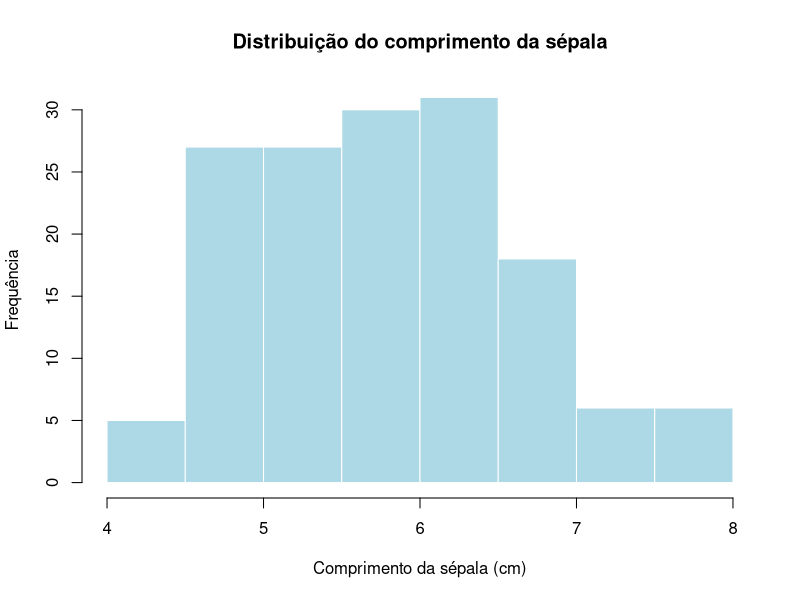
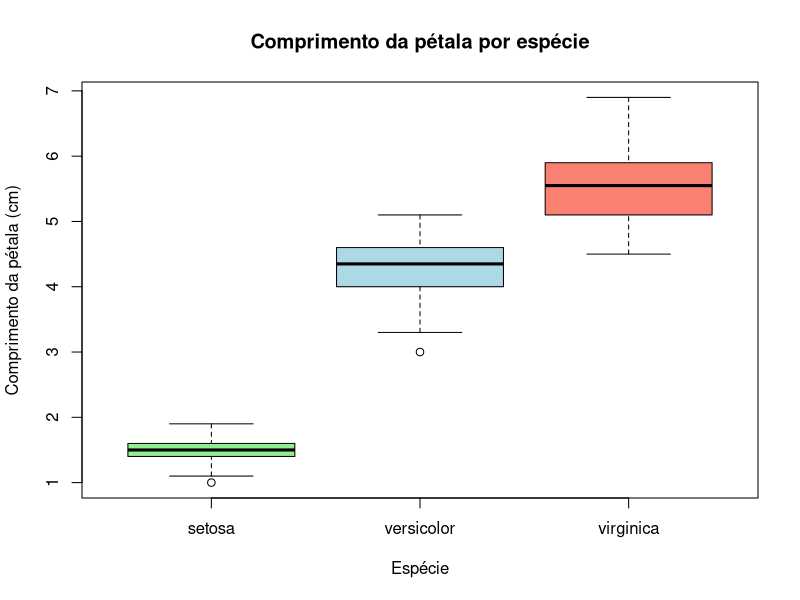
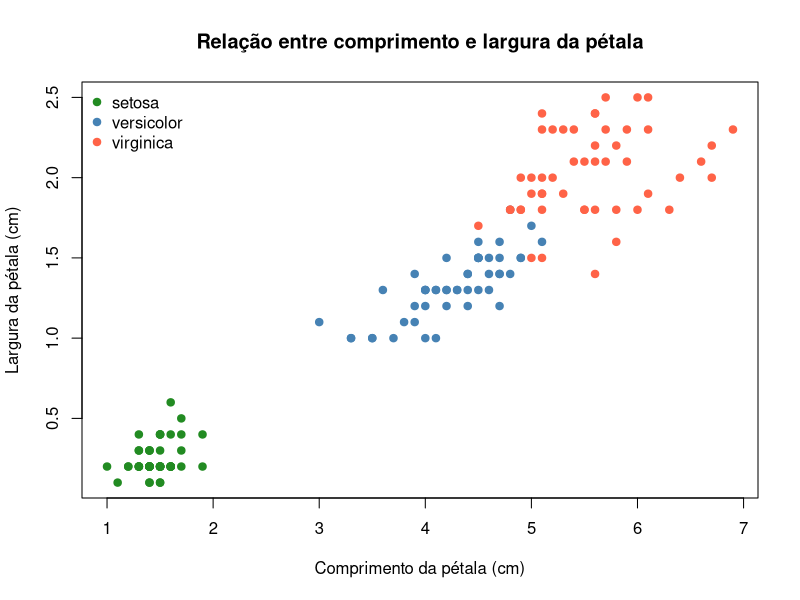
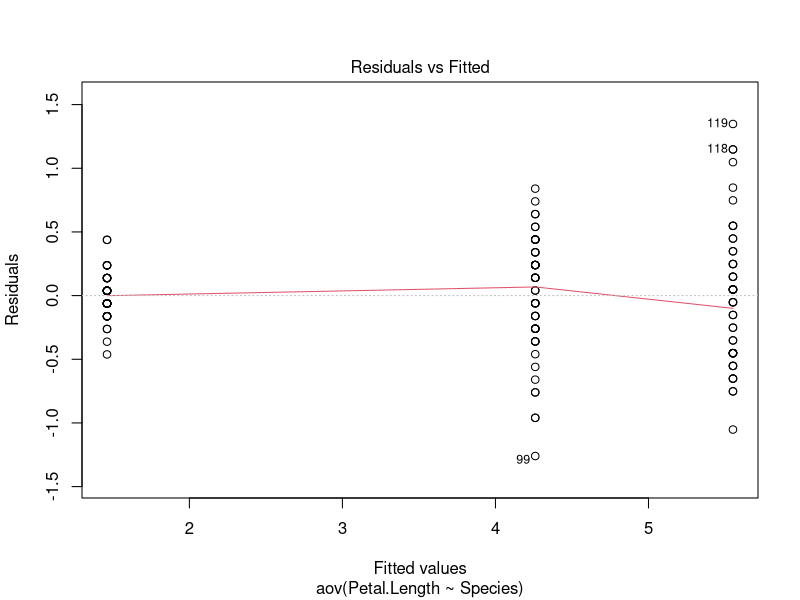
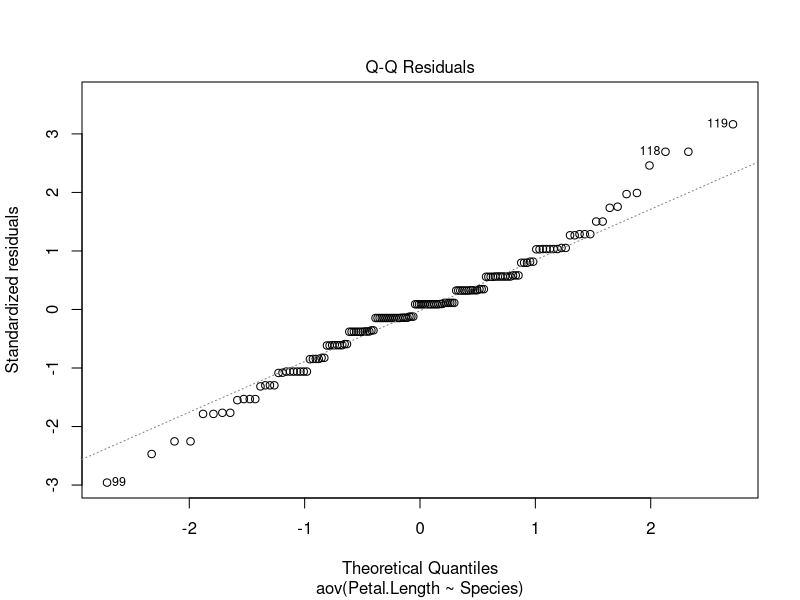

Source code (R) for these figures, in order:
# AULA: INTRODUÇÃO AO R COM O DATASET IRIS
# Objetivo: criar objetos, explorar tabelas, selecionar dados e fazer gráficos.
# Este script usa somente funções que já acompanham o R.
# No RStudio, execute uma linha ou seleção com Ctrl + Enter.
# Linhas iniciadas com # são comentários e não são executadas.

# 1. R COMO CALCULADORA E CRIAÇÃO DE OBJETOS --------------------------------

2 + 3
10 / 2
2^3                          # Potência
sqrt(16)                     # Função para calcular a raiz quadrada

x <- 10                      # <- atribui um valor a um objeto
y <- 5
x + y

# c() reúne valores em um vetor. O R diferencia maiúsculas de minúsculas.
medidas <- c(4.8, 5.2, 5.0, 6.1)
medidas
length(medidas)               # Número de elementos
mean(medidas)                 # Média
medidas[1]                    # Primeiro elemento; a indexação começa em 1
medidas > 5                   # Comparação: retorna TRUE ou FALSE

# Exemplos de classes: número, texto, valor lógico e fator (categorias).
class(x)
class("setosa")
class(TRUE)
especies <- factor(c("setosa", "versicolor", "setosa"))
class(especies)
levels(especies)

# 2. CONHECENDO O DATASET --------------------------------------------------

# iris já está disponível no R: não é necessário importar uma planilha.
# São 150 flores, com 50 observações de cada uma das três espécies.
# As quatro medidas estão em centímetros.
# Sepal.Length: comprimento da sépala; Sepal.Width: largura da sépala.
# Petal.Length: comprimento da pétala; Petal.Width: largura da pétala.
# Species: espécie (setosa, versicolor ou virginica).

dados <- iris                 # Cria uma cópia para trabalhar
head(dados)                  # Primeiras seis linhas
tail(dados)                  # Últimas seis linhas
dim(dados)                   # Número de linhas e colunas
names(dados)                 # Nomes das colunas
str(dados)                   # Estrutura e classes das variáveis
summary(dados)               # Resumo de cada variável
# View(dados)                # Opcional: abre a tabela no RStudio
# ?iris                      # Opcional: abre a documentação do dataset

# 3. ACESSANDO LINHAS E COLUNAS --------------------------------------------

# O símbolo $ acessa uma coluna pelo nome.
dados$Sepal.Length
dados$Species

# Em uma tabela, usamos [linhas, colunas]. Espaço vazio seleciona tudo.
dados[1, ]                   # Primeira linha, todas as colunas
dados[, 1]                   # Primeira coluna
dados[1:5, ]                 # Linhas 1 a 5
dados[1:5, c("Species", "Petal.Length")]

# 4. FILTRANDO, ORDENANDO E CRIANDO VARIÁVEIS -------------------------------

# == significa igualdade; <- significa atribuição.
setosa <- dados[dados$Species == "setosa", ]
head(setosa)
nrow(setosa)                 # Quantas flores foram selecionadas?

# & exige que as duas condições sejam verdadeiras; | significa OU.
selecionados <- dados[
  dados$Species == "virginica" & dados$Petal.Length > 6,
]
selecionados

# order() fornece a ordem das linhas segundo uma variável.
ordenados <- dados[order(dados$Petal.Length, decreasing = TRUE), ]
head(ordenados)

# Criar uma coluna: conversão do comprimento da sépala de cm para mm.
dados$Sepal.Length.mm <- dados$Sepal.Length * 10
head(dados)

# 5. ESTATÍSTICA DESCRITIVA E VALORES AUSENTES ------------------------------

mean(dados$Petal.Length)
median(dados$Petal.Length)
min(dados$Petal.Length)
max(dados$Petal.Length)
sd(dados$Petal.Length)        # Desvio padrão: dispersão das observações
quantile(dados$Petal.Length)
table(dados$Species)         # Contagem por espécie

# NA representa um valor ausente. iris não contém valores ausentes.
colSums(is.na(dados))        # Quantidade de NA em cada coluna
exemplo_na <- c(4, 5, NA, 6)
mean(exemplo_na)             # Retorna NA
mean(exemplo_na, na.rm = TRUE) # Calcula usando somente valores disponíveis

# Média e desvio padrão do comprimento da pétala por espécie.
# aggregate() aplica uma função a cada grupo.
# Na fórmula, a variável à esquerda de ~ é resumida por grupos à direita.
medias <- aggregate(Petal.Length ~ Species, data = dados, FUN = mean)
desvios <- aggregate(Petal.Length ~ Species, data = dados, FUN = sd)
medias
desvios

# Pergunta: qual espécie tem a maior média? Qual tem maior dispersão?
# O resumo geral mistura espécies; comparar grupos ajuda na interpretação.

# 6. GRÁFICOS -------------------------------------------------------------

# Histograma: distribuição de uma variável numérica.
hist(dados$Sepal.Length,
     main = "Distribuição do comprimento da sépala",
     xlab = "Comprimento da sépala (cm)",
     ylab = "Frequência", col = "lightblue", border = "white")

# Boxplot: mediana, dispersão e pontos além dos limites dos bigodes.
# Esses pontos não são automaticamente erros e não devem ser excluídos
# somente porque aparecem destacados no gráfico.
boxplot(Petal.Length ~ Species, data = dados,
        main = "Comprimento da pétala por espécie",
        xlab = "Espécie", ylab = "Comprimento da pétala (cm)",
        col = c("lightgreen", "lightblue", "salmon"))

# Dispersão: relação entre duas variáveis; cores representam espécies.
cores <- c("forestgreen", "steelblue", "tomato")
plot(dados$Petal.Length, dados$Petal.Width,
     col = cores[as.integer(dados$Species)], pch = 19,
     xlab = "Comprimento da pétala (cm)",
     ylab = "Largura da pétala (cm)",
     main = "Relação entre comprimento e largura da pétala")
legend("topleft", legend = levels(dados$Species),
       col = cores, pch = 19, bty = "n")

# 7. CORRELAÇÃO -----------------------------------------------------------

# Correlação de Pearson: associação linear, variando de -1 a 1.
# Uma correlação não demonstra que uma variável causa a outra.
cor(dados$Petal.Length, dados$Petal.Width)

# A associação geral pode refletir diferenças entre as espécies.
# Por isso, também calculamos a correlação dentro de cada espécie.
cor_por_especie <- tapply(
  seq_len(nrow(dados)), dados$Species,
  function(i) cor(dados$Petal.Length[i], dados$Petal.Width[i])
)
cor_por_especie

# 8. EXPORTAÇÃO OPCIONAL --------------------------------------------------

# getwd() mostra a pasta de trabalho atual.
getwd()

# Descomente para salvar um CSV nessa pasta e depois importá-lo.
# row.names = FALSE evita exportar os números das linhas como uma coluna.
# write.csv(dados, "iris_aula.csv", row.names = FALSE)
# dados_importados <- read.csv("iris_aula.csv")

# 9. ANÁLISE ESTATÍSTICA SIMPLES ------------------------------

# Pergunta: o comprimento médio das pétalas difere entre as espécies?
# ANOVA de um fator; não há blocos ou repetições experimentais definidos
# neste dataset.
modelo <- aov(Petal.Length ~ Species, data = dados)
summary(modelo)

# Hipótese nula: as três médias populacionais são iguais.
# Um p-valor pequeno indica evidência contra essa hipótese, sob as suposições.
# Ele não informa sozinho quais espécies diferem ou a magnitude da diferença.

# Diagnóstico: resíduos versus ajustados e gráfico quantil-quantil.
# Procurar padrões, diferenças de dispersão e desvios da normalidade.
plot(modelo, which = 1)
plot(modelo, which = 2)

# O modelo clássico pressupõe independência, variância residual comum
# e normalidade dos resíduos para a inferência. iris apresenta diferenças
# de dispersão entre espécies.
# ANOVA de Welch permite variâncias diferentes (mantém outras suposições).
oneway.test(Petal.Length ~ Species, data = dados, var.equal = FALSE)

# Tukey compara os pares de médias sob o modelo clássico de variância comum.
# Não é o pós-teste da ANOVA de Welch. Aqui serve para ensinar o comando;
# sua interpretação depende da adequação do modelo clássico.
TukeyHSD(modelo)

# 10. EXERCÍCIOS ----------------------------------------------------------

# 1) Conte as linhas e colunas de iris sem usar dim().
# 2) Selecione apenas as flores da espécie versicolor.
# 3) Calcule a média e o desvio padrão de Sepal.Width por espécie.
# 4) Selecione as flores com Sepal.Length maior que 7 cm.
# 5) Crie a variável Petal.Width.mm e confira sua conversão.
# 6) Faça um boxplot de Sepal.Width por espécie.
# 7) Faça um gráfico de Sepal.Length versus Sepal.Width, colorido por espécie.
# 8) Compare a correlação geral com as correlações por espécie.

# Dica: modifique os exemplos anteriores e execute uma etapa por vez.
# Antes de interpretar um resultado, confira a variável e os dados utilizados.
